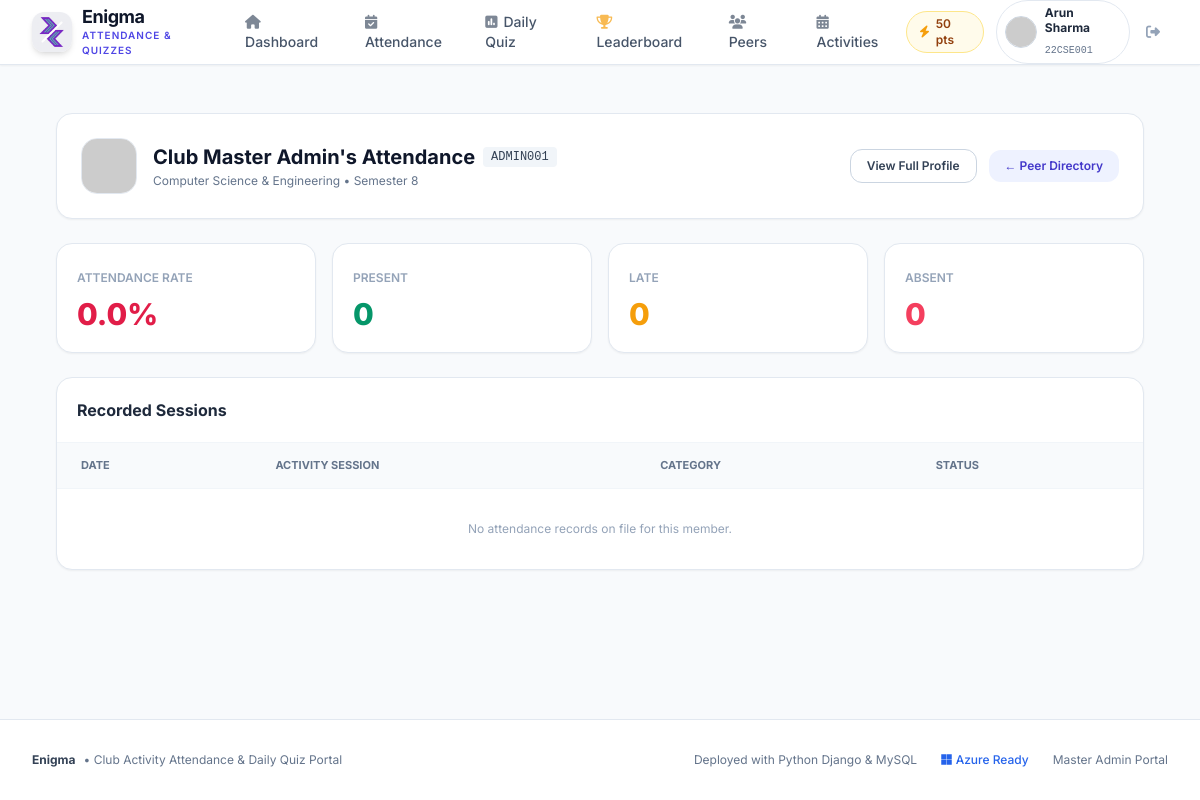
The app's page /attendance/peer/ADMIN001/ (signed in) with its own data.
### accounts/models.py (models this page shows, shortened)
class StudentUser(AbstractUser):
    BRANCH_CHOICES = [
        ('CSE', 'Computer Science & Engineering'),
        ('IT', 'Information Technology'),
        ('ECE', 'Electronics & Communication Engineering'),
        ('EE', 'Electrical Engineering'),
        ('ME', 'Mechanical Engineering'),
        ('CE', 'Civil Engineering'),
        ('AIML', 'AI & Machine Learning'),
        ('DS', 'Data Science'),
        ('OTHER', 'Other Department'),
    ]
    SEMESTER_CHOICES = [(i, f'Semester {i}') for i in range(1, 9)]
    name = models.CharField(max_length=150, help_text="Full name of student")
    email = models.EmailField(unique=True, db_index=True)
    roll_number = models.CharField(max_length=50, unique=True, db_index=True)
    branch = models.CharField(max_length=50, choices=BRANCH_CHOICES, default='CSE')
    semester = models.PositiveSmallIntegerField(choices=SEMESTER_CHOICES, default=1)
    mobile_number = models.CharField(max_length=20, unique=True)
    profile_pic = models.ImageField(upload_to='profile_pics/', blank=True, null=True)
    bio = models.TextField(blank=True, default="Passionate club member eager to learn and collaborate.")
    quiz_points = models.PositiveIntegerField(default=0)
    followers = models.ManyToManyField(
        'self',
        symmetrical=False,
        related_name='following',
        blank=True
    )
    is_club_admin = models.BooleanField(
        default=False,
        help_text="Designates whether this student has master club admin privileges."
    )
    objects = StudentUserManager()
    USERNAME_FIELD = 'email'
    REQUIRED_FIELDS = ['name', 'roll_number', 'branch', 'semester', 'mobile_number']
    class Meta:
        ordering = ['roll_number']
        verbose_name = 'Student User'
        verbose_name_plural = 'Student Users'
    @property
    def avatar_url(self):
        if self.profile_pic and hasattr(self.profile_pic, 'url'):
            return self.profile_pic.url
        clean_name = self.name.replace(' ', '+') if self.name else 'Student'
        return f"https://ui-avatars.com/api/?name={clean_name}&background=4f46e5&color=fff&size=150"
    def get_attendance_summary(self):
        from attendance.models import AttendanceRecord
        records = AttendanceRecord.objects.filter(student=self)
        total = records.count()
        present = records.filter(status='PRESENT').count()
        absent = records.filter(status='ABSENT').count()
        late = records.filter(status='LATE').count()
        excused = records.filter(status='EXCUSED').count()
        effective_present = present + late
        percentage = round((effective_present / total) * 100, 1) if total > 0 else 0.0
        return {
            'total': total,
            'present': present,
            'absent': absent,
            'late': late,
            'excused': excused,
            'percentage': percentage,
        }

### attendance/views.py (the view)
# urls.py: path('peer/<str:roll_number>/', views.peer_attendance_view, name='peer_attendance'),
@login_required
def peer_attendance_view(request, roll_number):
    peer = get_object_or_404(StudentUser, roll_number=roll_number)
    records = AttendanceRecord.objects.filter(student=peer).select_related('activity').order_by('-date')
    summary = peer.get_attendance_summary()
    return render(request, 'attendance/peer_attendance.html', {
        'peer': peer,
        'records': records,
        'summary': summary,
    })

### templates/attendance/peer_attendance.html (shortened to what this page needs)
{% extends 'base.html' %}
{% block content %}
<div class="max-w-6xl mx-auto px-4 sm:px-6 lg:px-8 py-8 space-y-6">
    <div class="bg-white rounded-2xl p-6 border border-slate-200 shadow-sm flex flex-col sm:flex-row sm:items-center justify-between gap-4">
        <div class="flex items-center space-x-4">
            <img src="{{ peer.avatar_url }}" alt="{{ peer.name }}" class="w-14 h-14 rounded-2xl object-cover border border-slate-200">
            <div>
                <div class="flex items-center space-x-2">
                    <h1 class="text-xl font-bold text-slate-900">{{ peer.name }}'s Attendance</h1>
                    <span class="bg-slate-100 text-slate-700 text-xs px-2 py-0.5 rounded font-mono">{{ peer.roll_number }}</span>
                </div>
                <p class="text-xs text-slate-500 mt-0.5">{{ peer.get_branch_display }} • Semester {{ peer.semester }}</p>
            </div>
        </div>
        <div class="flex items-center space-x-3">
            <a href="{% url 'public_profile' peer.roll_number %}" class="px-4 py-2 rounded-xl border border-slate-300 hover:bg-slate-50 text-slate-700 font-semibold text-xs transition">
                View Full Profile
            </a>
            <a href="{% url 'students_directory' %}" class="px-4 py-2 rounded-xl bg-brand-50 hover:bg-brand-100 text-brand-700 font-semibold text-xs transition">
                &larr; Peer Directory
            </a>
        </div>
    </div>
    <div class="grid grid-cols-2 sm:grid-cols-4 gap-4">
        <div class="bg-white rounded-2xl p-5 border border-slate-200 shadow-sm">
            <span class="text-xs font-semibold uppercase text-slate-400">Attendance Rate</span>
            <div class="text-3xl font-extrabold mt-2 {% if summary.percentage >= 75 %}text-emerald-600{% elif summary.percentage >= 60 %}text-amber-500{% else %}text-rose-600{% endif %}">
                {{ summary.percentage }}%
            </div>
        </div>
        <div class="bg-white rounded-2xl p-5 border border-slate-200 shadow-sm">
            <span class="text-xs font-semibold uppercase text-slate-400">Present</span>
            <div class="text-3xl font-extrabold text-emerald-600 mt-2">{{ summary.present }}</div>
        </div>
        <div class="bg-white rounded-2xl p-5 border border-slate-200 shadow-sm">
            <span class="text-xs font-semibold uppercase text-slate-400">Late</span>
            <div class="text-3xl font-extrabold text-amber-500 mt-2">{{ summary.late }}</div>
        </div>
        <div class="bg-white rounded-2xl p-5 border border-slate-200 shadow-sm">
            <span class="text-xs font-semibold uppercase text-slate-400">Absent</span>
            <div class="text-3xl font-extrabold text-rose-500 mt-2">{{ summary.absent }}</div>
        </div>
    </div>
    <div class="bg-white rounded-2xl border border-slate-200 shadow-sm overflow-hidden">
        <div class="p-5 border-b border-slate-100">
            <h2 class="text-base font-bold text-slate-800">Recorded Sessions</h2>
        </div>
        <div class="overflow-x-auto">
            <table class="w-full text-left border-collapse">
                <thead>
                    <tr class="bg-slate-50 text-[11px] uppercase font-semibold text-slate-500 border-b border-slate-100">
                        <th class="py-3.5 px-6">Date</th>
                        <th class="py-3.5 px-6">Activity Session</th>
                        <th class="py-3.5 px-6">Category</th>
                        <th class="py-3.5 px-6">Status</th>
                    </tr>
                </thead>
                <tbody class="divide-y divide-slate-100 text-sm">
                    {% for r in records %}
                    <tr class="hover:bg-slate-50/70 transition">
                        <td class="py-3.5 px-6 font-mono text-xs text-slate-600">{{ r.date|date:"d M Y" }}</td>
                        <td class="py-3.5 px-6 font-medium text-slate-800">
                            {{ r.activity.title|default:"General Club Meetup" }}
                        </td>
                        <td class="py-3.5 px-6 text-xs text-slate-500">
                            {{ r.activity.get_activity_type_display|default:"General" }}
                        </td>
                        <td class="py-3.5 px-6">
                            {% if r.status == 'PRESENT' %}
                            <span class="inline-flex items-center px-2.5 py-1 rounded-full text-xs font-semibold bg-emerald-50 text-emerald-700 border border-emerald-200">
                                <i class="fa-solid fa-circle-check text-[10px] mr-1.5"></i>Present
                            </span>
                            {% elif r.status == 'LATE' %}
                            <span class="inline-flex items-center px-2.5 py-1 rounded-full text-xs font-semibold bg-amber-50 text-amber-700 border border-amber-200">
                                <i class="fa-solid fa-clock text-[10px] mr-1.5"></i>Late
                            </span>
                            {% elif r.status == 'ABSENT' %}
                            <span class="inline-flex items-center px-2.5 py-1 rounded-full text-xs font-semibold bg-rose-50 text-rose-700 border border-rose-200">
                                <i class="fa-solid fa-circle-xmark text-[10px] mr-1.5"></i>Absent
                            </span>
                            {% else %}
                            <span class="inline-flex items-center px-2.5 py-1 rounded-full text-xs font-semibold bg-slate-100 text-slate-700">
                                {{ r.get_status_display }}
                            </span>
                            {% endif %}
                        </td>
                    </tr>
                    {% empty %}
                    <tr>
                        <td colspan="4" class="py-8 text-center text-slate-400 text-xs">
                            No attendance records on file for this member.
                        </td>
                    </tr>
                    {% endfor %}
                </tbody>
            </table>
        </div>
    </div>
</div>
{% endblock %}

### templates/base.html (shortened to what this page needs)
{% load static %}
<!DOCTYPE html>
<html lang="en">
<head>
    <script src="https://cdn.tailwindcss.com"></script>
    <link rel="stylesheet" href="https://cdnjs.cloudflare.com/ajax/libs/font-awesome/6.5.1/css/all.min.css">
</head>
<body class="min-h-screen flex flex-col text-slate-800 antialiased">
    <nav class="sticky top-0 z-40 bg-white/95 backdrop-blur-md border-b border-slate-200 shadow-sm">
        <div class="max-w-7xl mx-auto px-4 sm:px-6 lg:px-8">
            <div class="flex justify-between h-16">
                <div class="flex items-center space-x-3">
                    <a href="{% url 'home' %}" class="flex items-center space-x-2.5">
                        <img src="{% static 'images/enigma-logo.png' %}" alt="Enigma Logo" class="w-10 h-10 rounded-xl object-contain shadow-md">
                        <div>
                            <span class="text-lg font-bold tracking-tight text-slate-900 block leading-tight">Enigma</span>
                            <span class="text-[10px] font-semibold text-brand-600 uppercase tracking-widest block">Attendance & Quizzes</span>
                        </div>
                    </a>
                    {% if user.is_authenticated %}
                    <div class="hidden md:flex items-center space-x-1 ml-6">
                        <a href="{% url 'student_dashboard' %}" class="px-3 py-2 rounded-lg text-sm font-medium transition {% if request.resolver_match.url_name == 'student_dashboard' %}bg-brand-50 text-brand-700{% else %}text-slate-600 hover:text-slate-900 hover:bg-slate-100{% endif %}">
                            <i class="fa-solid fa-house mr-1.5 opacity-70"></i>Dashboard
                        </a>
                        <a href="{% url 'my_attendance' %}" class="px-3 py-2 rounded-lg text-sm font-medium transition {% if request.resolver_match.url_name == 'my_attendance' %}bg-brand-50 text-brand-700{% else %}text-slate-600 hover:text-slate-900 hover:bg-slate-100{% endif %}">
                            <i class="fa-solid fa-calendar-check mr-1.5 opacity-70"></i>Attendance
                        </a>
                        <a href="{% url 'daily_quiz' %}" class="relative px-3 py-2 rounded-lg text-sm font-medium transition {% if request.resolver_match.url_name == 'daily_quiz' %}bg-brand-50 text-brand-700{% else %}text-slate-600 hover:text-slate-900 hover:bg-slate-100{% endif %}">
                            <i class="fa-solid fa-poll mr-1.5 opacity-70"></i>Daily Quiz
                        </a>
                        <a href="{% url 'leaderboard' %}" class="px-3 py-2 rounded-lg text-sm font-medium transition {% if request.resolver_match.url_name == 'leaderboard' %}bg-brand-50 text-brand-700{% else %}text-slate-600 hover:text-slate-900 hover:bg-slate-100{% endif %}">
                            <i class="fa-solid fa-trophy mr-1.5 opacity-70 text-amber-500"></i>Leaderboard
                        </a>
                        <a href="{% url 'students_directory' %}" class="px-3 py-2 rounded-lg text-sm font-medium transition {% if request.resolver_match.url_name == 'students_directory' %}bg-brand-50 text-brand-700{% else %}text-slate-600 hover:text-slate-900 hover:bg-slate-100{% endif %}">
                            <i class="fa-solid fa-users mr-1.5 opacity-70"></i>Peers
                        </a>
                        <a href="{% url 'activities_list' %}" class="px-3 py-2 rounded-lg text-sm font-medium transition {% if request.resolver_match.url_name == 'activities_list' %}bg-brand-50 text-brand-700{% else %}text-slate-600 hover:text-slate-900 hover:bg-slate-100{% endif %}">
                            <i class="fa-solid fa-calendar-days mr-1.5 opacity-70"></i>Activities
                        </a>
                    </div>
                    {% endif %}
                </div>
                <div class="flex items-center space-x-3">
                    {% if user.is_authenticated %}
                    <div class="hidden sm:flex items-center bg-amber-50 border border-amber-200 text-amber-800 px-3 py-1 rounded-full text-xs font-semibold shadow-xs">
                        <i class="fa-solid fa-bolt text-amber-500 mr-1.5"></i>
                        <span>{{ user.quiz_points }} pts</span>
                    </div>
                    <div class="relative flex items-center space-x-2">
                        <a href="{% url 'my_profile' %}" class="flex items-center space-x-2 p-1 pl-2 pr-3 rounded-full hover:bg-slate-100 transition border border-slate-200">
                            <img src="{{ user.avatar_url }}" alt="{{ user.name }}" class="w-8 h-8 rounded-full object-cover border border-slate-300">
                            <div class="text-left hidden lg:block">
                                <span class="text-xs font-bold text-slate-800 block leading-tight">{{ user.name|truncatechars:15 }}</span>
                                <span class="text-[10px] text-slate-500 font-mono">{{ user.roll_number }}</span>
                            </div>
                        </a>
                        <a href="{% url 'logout' %}" title="Sign Out" class="p-2 text-slate-400 hover:text-rose-600 hover:bg-rose-50 rounded-lg transition text-sm">
                            <i class="fa-solid fa-right-from-bracket"></i>
                        </a>
                    </div>
                    {% endif %}
                </div>
            </div>
        </div>
    </nav>
    <main class="flex-grow">
        {% block content %}{% endblock %}
    </main>
    <footer class="bg-white border-t border-slate-200 mt-16 py-8">
        <div class="max-w-7xl mx-auto px-4 sm:px-6 lg:px-8 flex flex-col md:flex-row items-center justify-between text-xs text-slate-500 space-y-4 md:space-y-0">
            <div class="flex items-center space-x-2">
                <span class="font-bold text-slate-700">Enigma</span>
                <span>• Club Activity Attendance & Daily Quiz Portal</span>
            </div>
            <div class="flex items-center space-x-6">
                <span>Deployed with Python Django & MySQL</span>
                <span class="inline-flex items-center text-blue-600 font-medium">
                    <i class="fa-brands fa-microsoft mr-1"></i>Azure Ready
                </span>
                <a href="{% url 'admin_login' %}" class="hover:text-purple-600 transition">Master Admin Portal</a>
            </div>
        </div>
    </footer>
</body>
</html>

### records on screen
StudentUser: quiz_points "50", name "Arun Sharma", roll_number "22CSE001"
StudentUser: name "Club Master Admin", roll_number "ADMIN001", branch "Computer Science & Engineering", semester "8"

### other values on screen
{{ summary.percentage }} "0.0"
{{ summary.present }} "0"
{{ summary.late }} "0"
{{ summary.absent }} "0"
